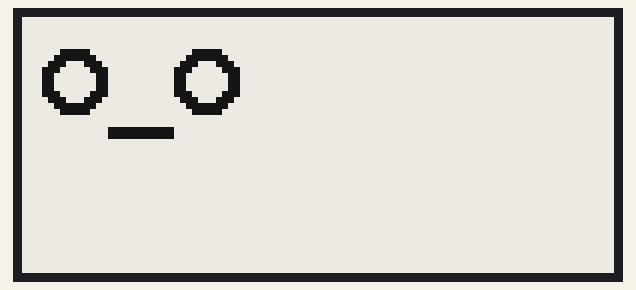
Simulated run of this sketch. Board: Arduino Mega 2560, built for the host (arithmetic inside an expression is 32-bit, double 64-bit). Shown: 296×128 one-colour display.

Above: at 0.6 s.
At 2.1 s:
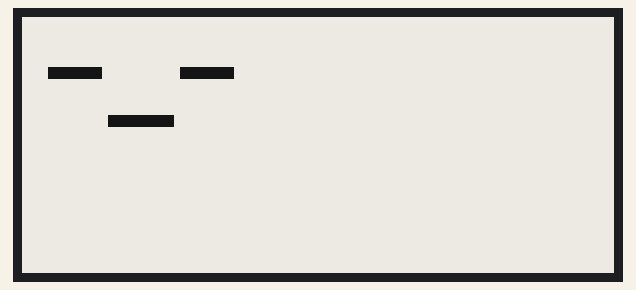
At 3.6 s:
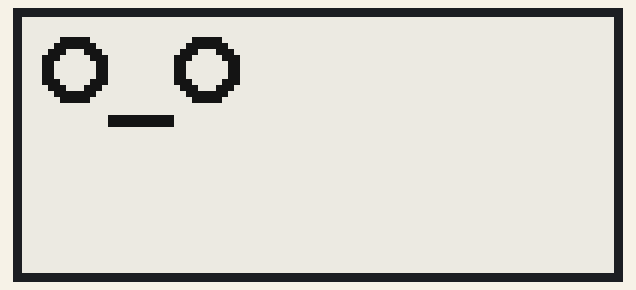

The sketch:

Face-Test.ino
```cpp
#include <GxEPD2_BW.h>
#include <Fonts/FreeMonoBold9pt7b.h>

#define EPD_MOSI 23
#define EPD_SCLK 18
#define EPD_BUSY 4
#define EPD_RSET 16
#define EPD_DC 17
#define EPD_CS 5

GxEPD2_BW<GxEPD2_290_GDEY029T94, GxEPD2_290_GDEY029T94::HEIGHT>
display(GxEPD2_290_GDEY029T94(EPD_CS, EPD_DC, EPD_RSET, EPD_BUSY));

void showFace(const char* face) {
    display.fillScreen(GxEPD_WHITE);
    display.setCursor(10, 40);
    display.setTextSize(3);
    display.setTextColor(GxEPD_BLACK);
    display.setFont(&FreeMonoBold9pt7b);
    display.println(face);
    display.display(true);
}

void setup() {
    display.init();
    display.setRotation(1);
}

void loop() {
    showFace("O_O");
    delay(1000);
    showFace("-_-");
    delay(1000);
    showFace("O_O");
    delay(1000);
}
```

Measured:
- what the display in image 1 shows lasts 1.5 s, from 2.1 s to 3.6 s
- what the display in image 2 shows lasts 3.0 s, from 3.6 s to 6.6 s
